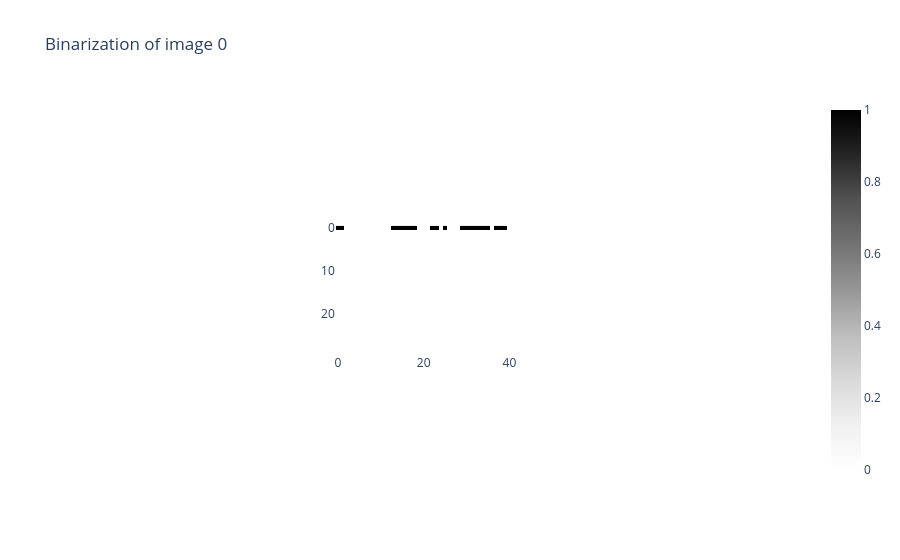

Source (notebook cell):
### Code cell
from gtda.images import Binarizer
# Pick out index of first image
#im8_idx = np.flatnonzero(value_shape)[7]
# Reshape to (n_samples, n_pixels_x, n_pixels_y) format
shaped = value_shape[4][None, :, :]
binarizer = Binarizer(threshold=0.5)
shape_binarized = binarizer.fit_transform(shaped)
binarizer.plot(shape_binarized)
#print(im8_idx)

### Figure 1 — Plotly figure (JSON) as saved in the notebook; plotly's stock layout.template omitted (floating-point values rounded to 4 significant figures; data arrays with more than 128 entries replaced by an {"elided": "..."} marker saying what was removed)
{"data": [{"colorscale": [[0, "rgb(255,255,255)"], [0.125, "rgb(240,240,240)"], [0.25, "rgb(217,217,217)"], [0.375, "rgb(189,189,189)"], [0.5, "rgb(150,150,150)"], [0.625, "rgb(115,115,115)"], [0.75, "rgb(82,82,82)"], [0.875, "rgb(37,37,37)"], [1, "rgb(0, 0, 0)"]], "type": "heatmap", "z": {"elided": "30x50 int values"}}], "layout": {"autosize": true, "plot_bgcolor": "white", "title": {"text": "Binarization of image 0"}, "xaxis": {"autorange": true, "constrain": "domain", "domain": [0.3524, 0.6476], "range": [-0.5, 49.5], "scaleanchor": "y"}, "yaxis": {"autorange": true, "constrain": "domain", "domain": [0, 1], "range": [29.5, -0.5]}}}
